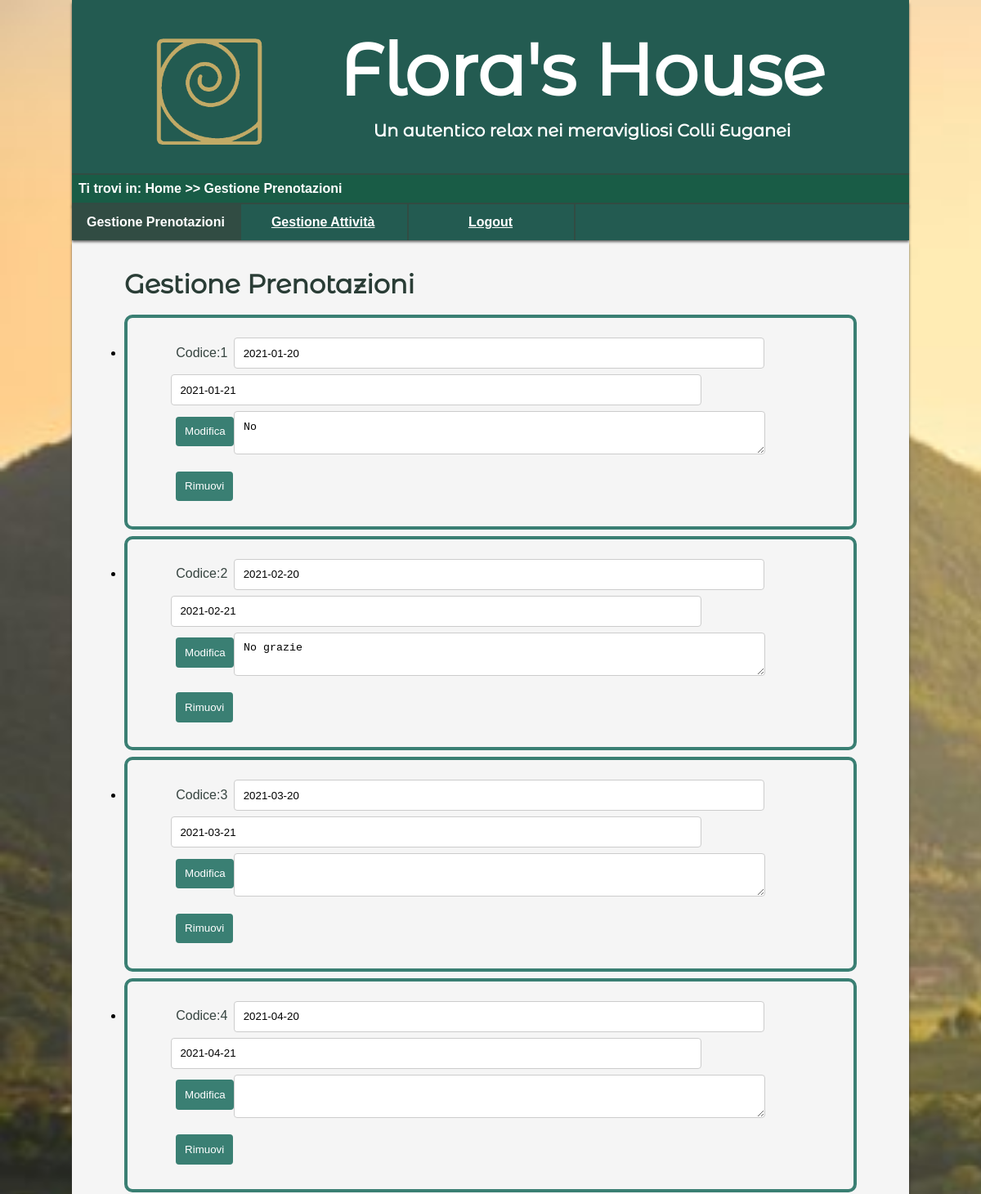
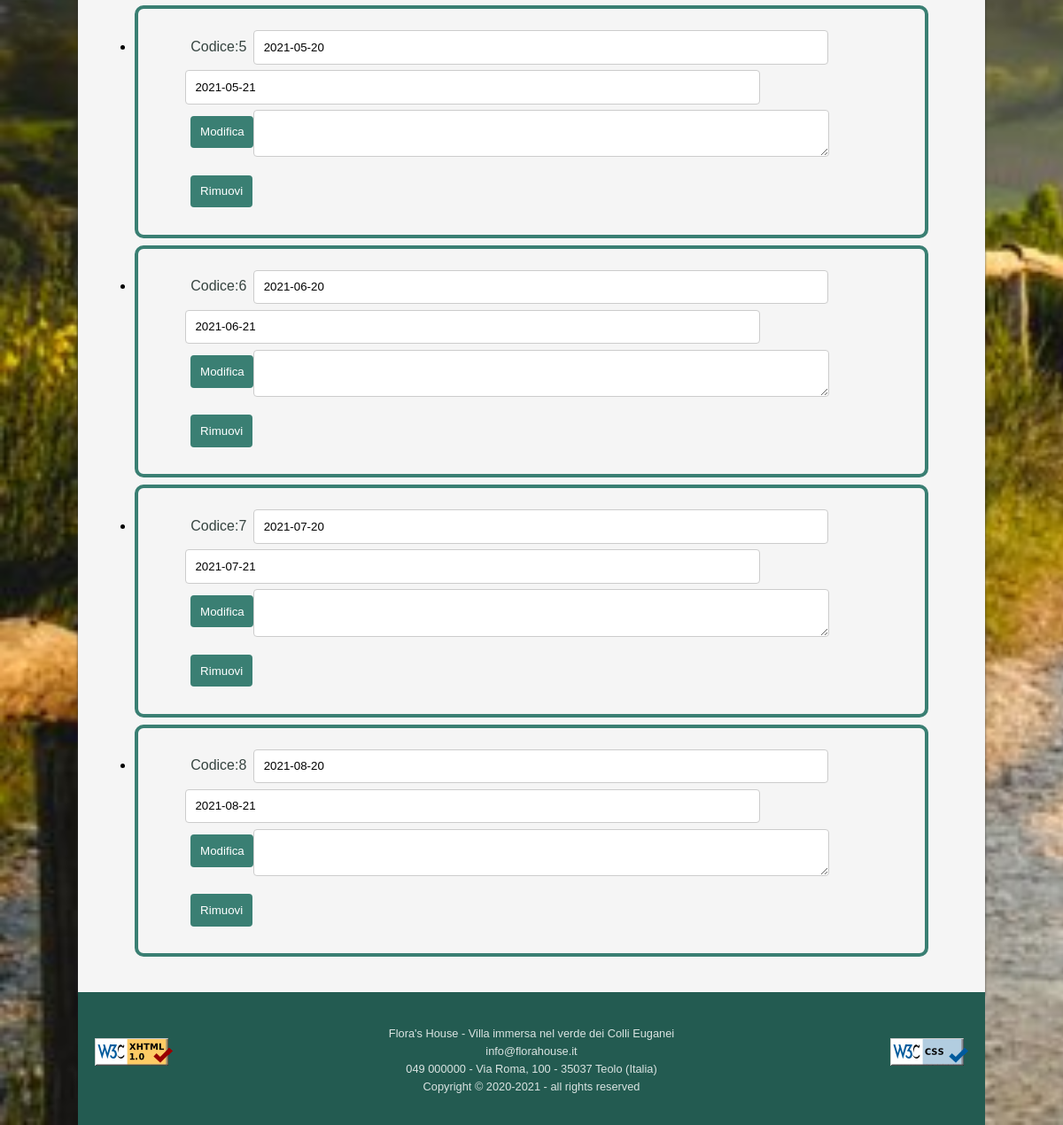
/php/gestPrenotazioni.php (signed in), run on the app's committed database (2 pictures, top to bottom).
### tables this page shows
CREATE TABLE `prenotazione` (
  `Codice` int(11) NOT NULL,
  `DataCheckIn` date NOT NULL,
  `DataCheckOut` date NOT NULL,
  `Richieste` varchar(600) DEFAULT NULL,
  `CodiceFiscale` varchar(16) DEFAULT NULL
);

### php/connection.php (called while the page is built, shortened)
<?php
    class connection{
        private $connection;
        public function __construct(){
            $this->connection = mysqli_connect(connection::HOST,connection::USERNAME,
                connection::PASSWORD, connection::DATABASE);
        }
        public function isConnected(){
            if($this->connection->connect_errno){
                return false;
            }
            else{
                return true;
            }
        }
		 public function getListPrenotazioni(){
            $querySelect = "SELECT * FROM prenotazione ORDER BY DataCheckIn ASC";
            $queryResult = mysqli_query($this->connection, $querySelect);
            if(mysqli_num_rows($queryResult)!=0){
                $listPrenotazioni = array();
                while($row = mysqli_fetch_assoc($queryResult)){
                    $prenotazione = array(
					    "Codice" => $row['Codice'],
                        "DataCheckIn" => $row['DataCheckIn'],
                        "DataCheckOut" => $row['DataCheckOut'],
                        "Richieste" => $row['Richieste'],
                    );
                    array_push($listPrenotazioni, $prenotazione);
                }
                return $listPrenotazioni;
            }
            else{
                return null;
            }
        }
    }
?>

### php/gestPrenotazioni.php (the view, shortened to what this page needs)
<?php
    require_once "connection.php";
    $connessione = new connection();
    $paginaHTML = file_get_contents("..". DIRECTORY_SEPARATOR . "html". DIRECTORY_SEPARATOR ."gestPrenotazioni.html");
    if($connessione->isConnected()){
        $listaPrenotazioni = $connessione->getListPrenotazioni();
        if($listaPrenotazioni != null){
            $ulPrenotazione = '<ul id="prenotazione">';
            foreach($listaPrenotazioni as $prenotazione){
				$ulPrenotazione.='<li><form class="book" action="../php/modificaPrenotazione.php" method="post" title="Form per gestione prenotazioni" aria-label="Form per gestire le prenotazioni"> <fieldset class="field_prenotaz" >
					<label for="codice"> Codice:'.$prenotazione['Codice'].'</label>
					<input type="text" name="codice"  id="codice" style="display:none;" value="'.$prenotazione['Codice'].'"/>
					<input type="text" name="checkin" id="checkin" aria-required="true" value="'.$prenotazione['DataCheckIn'].'"aria-label="Inserisci la data del checkin nel formato AAAA-MM-GG" title="Inserisci la data del checkin nel formato AAAA-MM-GG"/>
					<input type="text" name="checkout" id="checkout" aria-required="true" value="'.$prenotazione['DataCheckOut'].'"aria-label="Inserisci la data del checkout nel formato AAAA-MM-GG" title="Inserisci la data del checkout nel formato AAAA-MM-GG"/>
					<textarea id="descrizione" name="descrizione" title="Scrivi qui per richieste particolari" aria-label="Scrivi qui per richieste particolari">'.$prenotazione['Richieste'].'</textarea>
					<button type="submit" id="submitMod" name="submitMod" title="Pulsante per modificare la prenotazione" aria-label="Pulsante per modificare la prenotazione">Modifica</button>
					<button type="submit" id="submitDel" name="submitDel" title="Pulsante per cancellare la prenotazione" aria-label="Pulsante per cancellare la prenotazione">Rimuovi</button>
					</fieldset></form></li>';
            }
            $ulPrenotazione.='</ul>';
            echo str_replace("<listaprenotazione />", $ulPrenotazione, $paginaHTML);
        }
        else{
            echo str_replace("<listaprenotazione />", "Nessuna prenotazione presente", $paginaHTML);
        }
    }
    else{
        die("Connessione non riuscita");
    }
?>

### style/style_lavoro.css (style rules this page uses)
* { padding: 0em; margin: 0em; }
html { background-image: url("../images/colli.jpg"); background-attachment: fixed; background-repeat:no-repeat; background-size: cover; width: 100%; }
body { max-width:1024px; margin:auto; font-family:"Arial",cursive,Sans-serif; background-color: #8DC4AB; }
#header { padding:1.5em; padding-bottom: 2.5em; padding-top: 2em; text-align:center; background-color: #235B51; color: #FFFFFF; -webkit-box-shadow: 0px 4px 3px 0px rgba(50, 50, 50, 0.75); -moz-box-shadow: 0px 4px 3px 0px rgba(50, 50, 50, 0.75); box-shadow: 0px 4px 3px 0px rgba(50, 50, 50, 0.75); }
#header h1 { font-size: 5.5em; font-family: titleFont,"Arial",cursive,Sans-serif; }
#header h3 { padding-top:0.4em; font-family: titleFont,"Arial",cursive,Sans-serif; font-size: 1.3em; }
#logo { float:left; width:auto; max-height: 10em; margin-left: 4em; object-fit: contain; cursor: pointer; }
#breadcrumb { color:white; background-color: #195C46; border-bottom: 2px solid #314C43; border-top:2px solid #314C43; padding: 0.5em; font-weight: bold; -webkit-box-shadow: 0px 4px 3px 0px rgba(50, 50, 50, 0.75); -moz-box-shadow: 0px 4px 3px 0px rgba(50, 50, 50, 0.75); box-shadow: 0px 4px 3px 0px rgba(50, 50, 50, 0.75); }
.currentLink { display: block; color: white; text-align: center; padding: 0.8em 0em; background-color: #314C43; font-weight: bold; }
#menu { position: -webkit-sticky; position: sticky; top: 0; z-index: 1; -webkit-box-shadow: 0px 2px 3px 0px rgba(50, 50, 50, 0.75); -moz-box-shadow: 0px 2px 3px 0px rgba(50, 50, 50, 0.75); box-shadow: 0px 2px 3px 0px rgba(50, 50, 50, 0.75); }
#menu ul { list-style-type: none; margin: 0; padding: 0; overflow: hidden; background-color: #235B51; }
#menu ul li { float: left; border-right: 2px solid #314C43; margin-right: -2px; min-width: 20%; }
#menu ul li a { display: block; color: white; text-align: center; padding: 0.8em 1em; font-weight: bold; }
.main { background-color: whitesmoke; padding: 2em 4em; font-size: 1em; line-height: 1.5em; -webkit-box-shadow: 0px 4px 3px 0px rgba(50, 50, 50, 0.75); -moz-box-shadow: 0px 4px 3px 0px rgba(50, 50, 50, 0.75); box-shadow: 0px 4px 3px 0px rgba(50, 50, 50, 0.75); }
.main h2 { color: rgba(42,61,54,1.00); font-size: 2em; padding-top:0.3em; padding-bottom: 0.8em; font-family: titleFont,"Arial",cursive,Sans-serif; }
#footer { text-align:center; font-size: 0.8em; padding:3em 1.5em 2.4em; background-color: #235B51; }
#footer ul li { list-style-type: none; color: rgba(255,255,255,0.83); padding-bottom: 0.4em; }
#imgValidCode { padding-top:1em; float:left; }
#imgValidCSS { padding-top:1em; float:right; }
form.book fieldset { border: 4px solid #3A7F73; border-radius: 10px; margin-bottom: 0.5em; }
form.book label { margin-left: 0.4em; color:rgba(54,68,64,1.00); padding: 0.2em 0.2em 0.2em 0; display: inline-block; }
form.book input[type=text], textarea, input[type=password] { width: 80%; padding: 0.8em; border: 1px solid #ccc; border-radius: 4px; resize: vertical; margin-bottom: 0.5em; }
form.book button, input[type=reset] { background-color: #3A7F73; color: white; padding: 0.8em 0.8em; margin-left: 0.5em; margin-top: 0.5em; margin-bottom: 0.5em; border: none; border-radius: 4px; cursor: pointer; float: left; }
.field_prenotaz { padding: 1.5em 3.3em; }

### style/smallStyle.css (style rules this page uses)
#footer { font-size: 0.9em; }
#imgValidCode { display: none; }
#imgValidCSS { display: none; }
#header h1 { font-size: 2.2em;; }
#header h3 { display: none; }
#header { padding: 0.6em; }
img#logo { max-height: 3em; margin-right: -3%; margin-left: 0em; }
#breadcrumb { padding: 0.3em; }
#menu ul li { max-width: 20%; padding: 0.8em 0em; text-align: center; }
#menu ul li a { padding: 0.2em; display: contents; }
.main { padding: 1.2em; }
.main h2 { font-size: 1.3em; }
form.book input[type=text], textarea { width: 70%; }
.field_prenotaz { padding: 0em; }

### data on the page
prenotazione: Codice "1", checkin "2021-01-20", checkout "2021-01-21", descrizione "No"
prenotazione: Codice "2", checkin "2021-02-20", checkout "2021-02-21", descrizione "No grazie"
prenotazione: Codice "3", checkin "2021-03-20", checkout "2021-03-21"
prenotazione: Codice "4", checkin "2021-04-20", checkout "2021-04-21"
prenotazione: Codice "5", checkin "2021-05-20", checkout "2021-05-21"
prenotazione: Codice "6", checkin "2021-06-20", checkout "2021-06-21"
prenotazione: Codice "7", checkin "2021-07-20", checkout "2021-07-21"
prenotazione: Codice "8", checkin "2021-08-20", checkout "2021-08-21"
